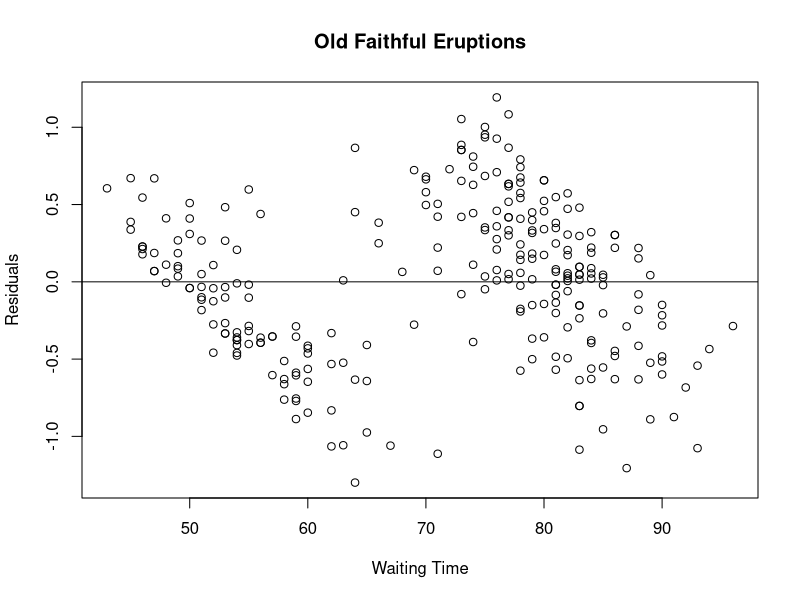

Here is the R script that generated this plot:
# Problem 1

# Fit the model

eruption.lm = lm(eruptions ~ waiting, data=faithful)

# Find out coefficients

coeffs = coefficients(eruption.lm)

# Print coeffs

coeffs

waiting = 80

# We now fit the eruption duration using the estimated regression equation

duration = coeffs[1] + coeffs[2]*waiting

# Print duration

duration

# Alternative solution using predict()

# wrap the parameter

newdata = data.frame(waiting=80)

predict(eruption.lm, newdata)    # apply predict


# Problem 2

# Fit the model

eruption.lm = lm(eruptions ~ waiting, data=faithful)

summary(eruption.lm)$r.squared

# Problem 3

# Fit the model

eruption.lm = lm(eruptions ~ waiting, data=faithful)

# Find the residual

eruption.res = resid(eruption.lm)

# Plot residual

plot(faithful$waiting, eruption.res, ylab="Residuals", xlab="Waiting Time", main="Old Faithful Eruptions")

# The horizon

abline(0, 0)
